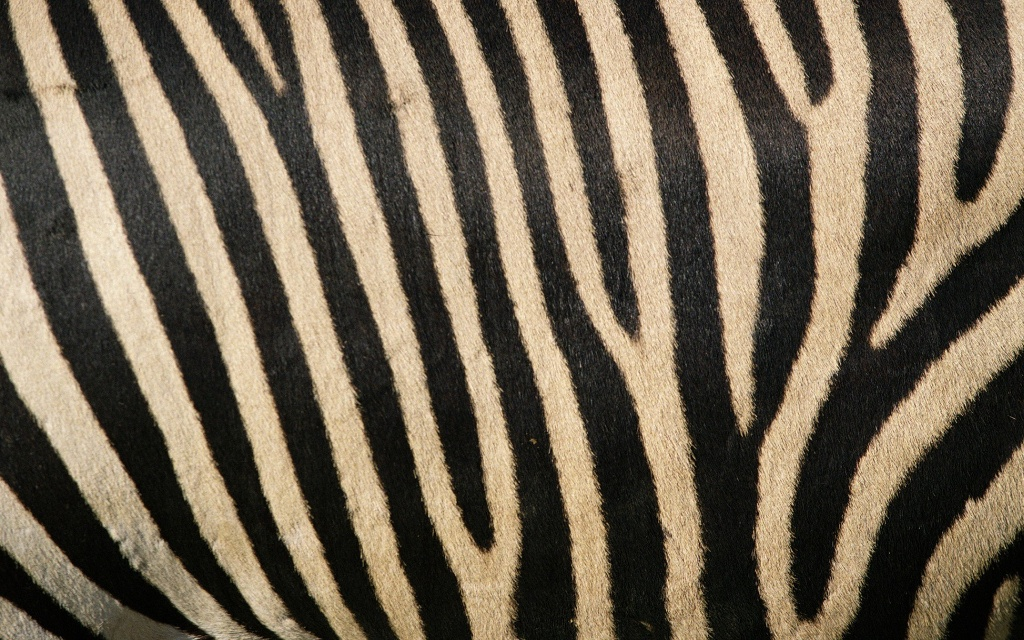
//> input picture 3d_data_elaboration/OpenCV/ex1/Zebra_stripes.jpg, 1024 x 640 px
$ ./detection_example ../../../../3d_data_elaboration/OpenCV/ex1/Zebra_stripes.jpg ../../../../3d_data_elaboration/OpenCV/ex1/election-crowd-wellington-nz-1931.jpg   (built with g++ and OpenCV 4)
//> lines starting //> are read from the running program, lines starting //| are printed output that depends on the picture
#include <opencv2/opencv_modules.hpp>
#include <stdio.h>
#include <opencv2/core/core.hpp>
#include <opencv2/highgui/highgui.hpp>
#include <opencv2/nonfree/features2d.hpp>
#include <opencv2/nonfree/nonfree.hpp>

using namespace cv;

void readme();

/**
 * @function main
 * @brief Main function
 */
int main( int argc, char** argv )
{
  if( argc != 3 )
  { readme(); return -1; }

  Mat img_1 = imread( argv[1], CV_LOAD_IMAGE_GRAYSCALE );
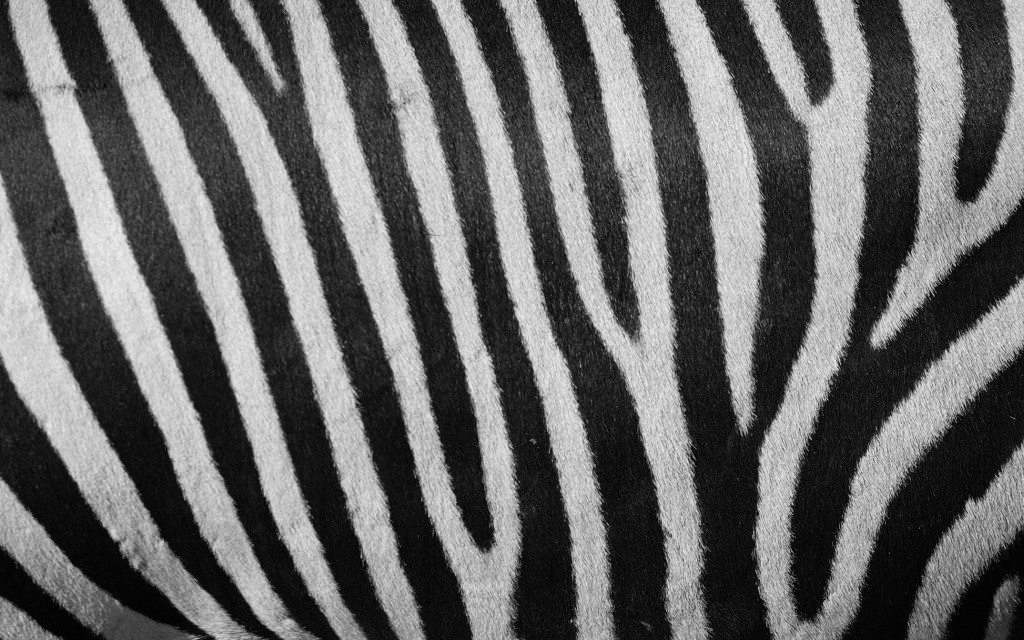
//> img_1: 640 rows x 1024 cols, CV_8UC1; min 0, max 246, mean 103.2
  Mat img_2 = imread( argv[2], CV_LOAD_IMAGE_GRAYSCALE );
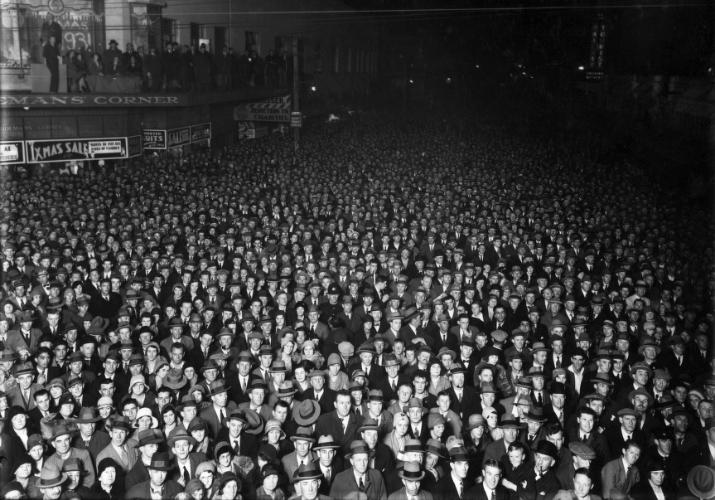
//> input picture 3d_data_elaboration/OpenCV/ex1/election-crowd-wellington-nz-1931.jpg, 715 x 500 px
//> img_2 is the input picture: 500 rows x 715 cols, CV_8UC1; min 0, max 255, mean 60.2

  if( !img_1.data || !img_2.data )
  { printf(" --(!) Error reading images \n"); return -1; }

  //-- Step 1: Detect the keypoints using SURF Detector
  int minHessian = 400;

//> (the run ends here: the program needs code that is not available in this run, at `SurfFeatureDetector detector( minHessian );`)
